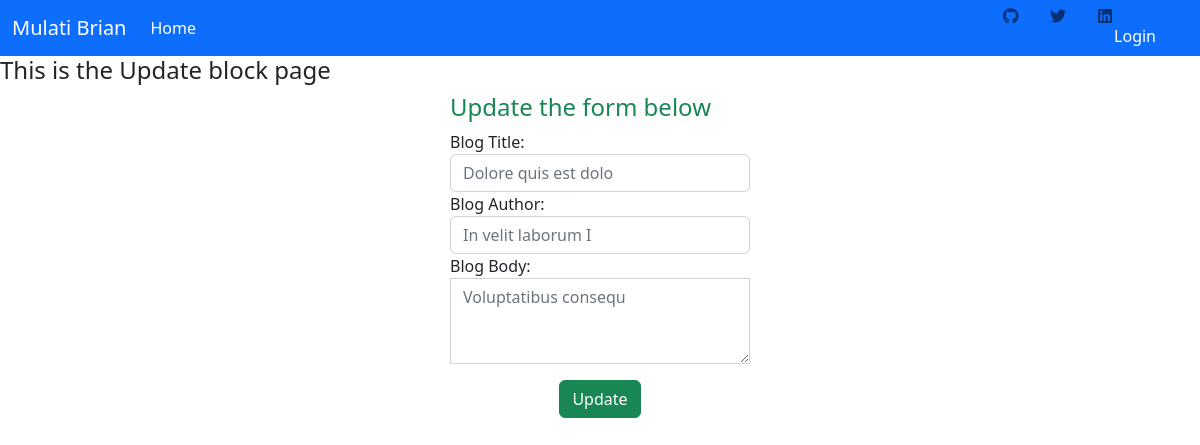
/blogs/update/6, run on the app's committed database.
### home/models.py (models this page shows, shortened)
class Profile(models.Model):
    title=models.CharField(max_length=50)
    author=models.CharField(max_length=50)
    body=models.TextField()

### home/views.py (the view, shortened to what this page needs)
# urls.py: path('blogs/update/<int:pk>',BlogUpdateView.as_view(),name="blogupdate"),
class BlogUpdateView(UpdateView):
    model=Profile
    form_class=UpdateBlogForm
    template_name="blog_update.html"

### home/forms.py
class UpdateBlogForm(forms.ModelForm):
    class Meta:
        model=Profile
        fields=['title','author','body']

### home/templates/blog_update.html (shortened to what this page needs)
{% extends 'main.html' %}
{% block content%}
<h4>This is the Update block page</h4>
<div class="mx-auto w-25">
    <h4 class="text-success">Update the form below</h4>
    <form action="" method="POST">
        <div class="form-group">
            <label for="formGroupExampleInput">Blog Title:</label>
            <input
              type="text"
              class="form-control"
              id=""
              placeholder="{{object.title}}"
              name="title"
            />
          </div>
          <div class="form-group">
            <label for="formGroupExampleInput">Blog Author:</label>
            <input
              type="text"
              class="form-control"
              id=""
              placeholder="{{object.author}}"
              name="author"
            />
          </div>
          <div class="form-group">
            <label for="formGroupExampleInput">Blog Body:</label>
            <textarea
            name="body"
              class="form-control rounded-0"
              id="exampleFormControlTextarea2"
              rows="3"
              placeholder="{{object.body}}"
            ></textarea>
          </div>
          <div class="d-flex justify-content-md-center items-center mt-3">
            <button type="submit" class="btn btn-success">Update</button>
          </div>
    </form>
</div>
{% endblock%}

### data on the page
Profile: title "Dolore quis est dolo", author "In velit laborum I", body "Voluptatibus consequ"
